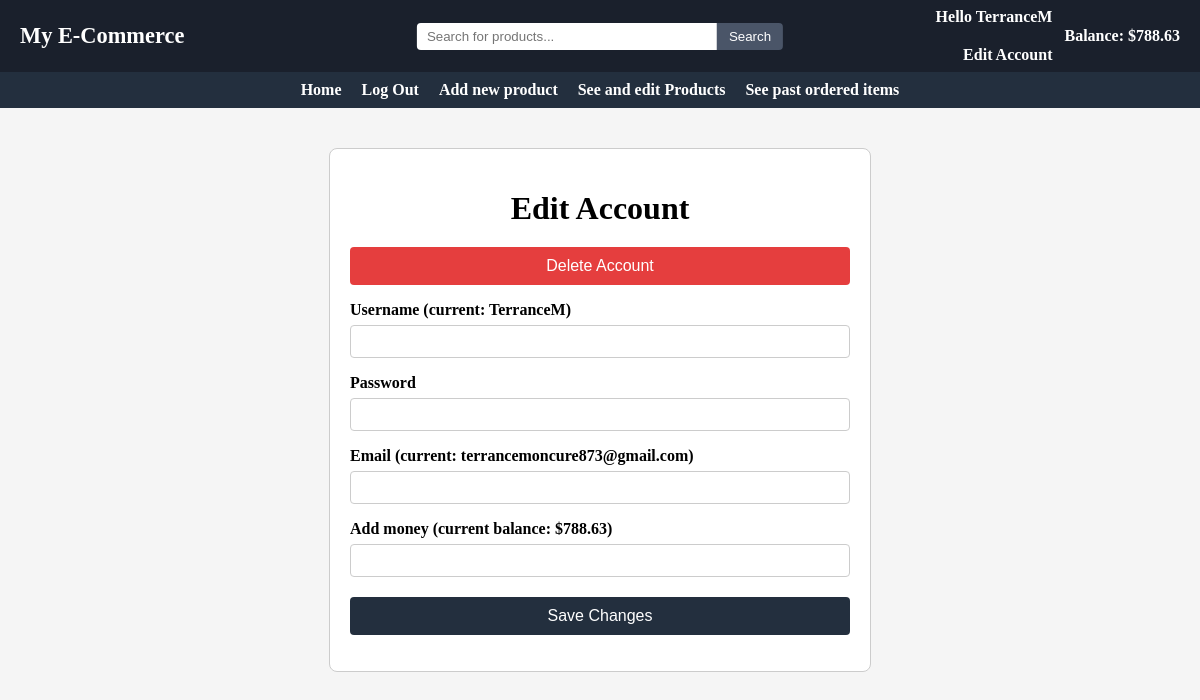
Page /863026096/edit on the earlier database version.
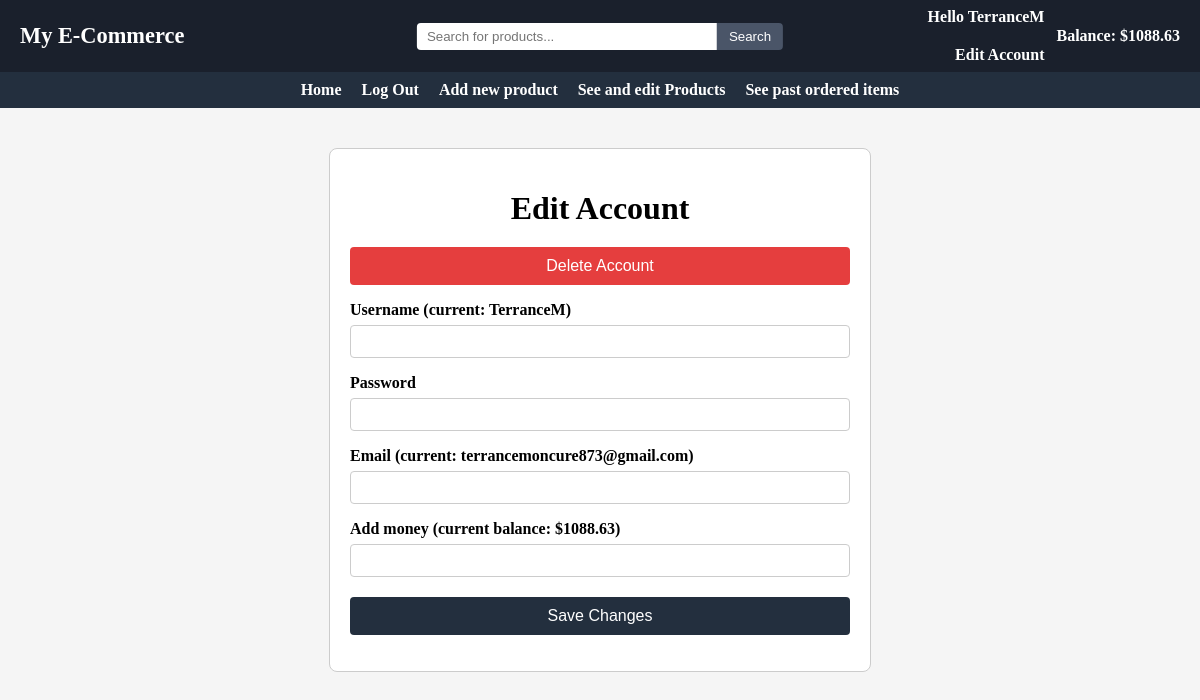
Same page on the later database version.
### main/models.py (models this page shows, shortened)
class User(models.Model):
    userID = models.BigIntegerField(primary_key=True)
    username = models.CharField(max_length=50, unique=True)
    password = models.CharField(max_length=200)
    email = models.EmailField()
    role = models.SmallIntegerField()
    balance = models.FloatField(default=0)
    approved = models.BooleanField(default=False)

### main/views.py (the view)
# urls.py: path("<int:UserID>/edit", views.editAccount, name="edit"),
def editAccount(request, UserID=0):
    userData = 0
    try:
        userData = User.objects.get(userID=UserID)
        if(userData.role == 0):
            messages.add_message(request, messages.SUCCESS, "This account was rejected by an admin. Please create a new account")
            userData.delete()
    except User.DoesNotExist:
        userData = 0
        items = Item.objects.filter(~Q(price=0.0))
        items = items.filter(approved=True).order_by('name')[:20]
        return render(request, "index.html", {"userData": userData, "userID":UserID, "items":items})
    if(userData.role == 0):
        messages.add_message(request, messages.SUCCESS, "This account was rejected by an admin. Please create a new account")
        userData.delete()
    if request.method == "POST":
        form = EditAccount(request.POST)
        if form.is_valid():
            form.full_clean()
            username = request.POST.get("username")
            password = request.POST.get("password")
            email = request.POST.get("email")
            add_money = request.POST.get("add_money")
            oldUsername = userData.username
            if username != "":
                userData.username = username
            if password != "":
                userData.password = password
            if email != "":
                userData.email = email
            if add_money != "":
                userData.balance += round(float(add_money), 2)
            if(User.objects.filter(username=username).exists() and username != oldUsername):
                messages.add_message(request, messages.SUCCESS, "Username taken")
                userData.username = oldUsername
            else:
                userData.save()
                return HttpResponseRedirect("/%i/main" % userData.userID)
    else:
        form = EditAccount(request.POST)
        for fname in ['username', 'email', 'password', 'add_money']:
            if fname in form.fields:
                form.fields[fname].widget.attrs.update({'autocomplete': 'off'})
    return render(request, "editAccount.html", context = {"userData":userData, "form":form})

### main/forms.py
class EditAccount(forms.Form):
    username = forms.CharField(max_length=50, required=False,
                               widget=forms.TextInput(attrs={'autocomplete':'new-username'}))
    password = forms.CharField(max_length=200, required=False,
                               widget=forms.PasswordInput(attrs={'autocomplete':'new-password'}))
    email = forms.EmailField(required=False,
                             widget=forms.EmailInput(attrs={'autocomplete':'off'}))
    add_money = forms.FloatField(required=False,
                                widget=forms.NumberInput(attrs={'autocomplete':'off'}))

### main/templates/editAccount.html (shortened to what this page needs)
{% extends "base.html" %}
{% block content%}
<div class="form-container">
  {%block title%}<h1>Edit Account</h1>{%endblock title%}
  <form method="POST" action="edit/delete" onsubmit="return confirm('Are you sure you want to delete your account? This action cannot be undone.');">
    <button type="submit" class="delete-btn">Delete Account</button>
  </form>
  <form method="POST" action="" autocomplete="off">
    {% for field in form %}
      <div class="form-field">
        <label for="{{ field.id_for_label }}">
          {% if field.name == 'username' %}
            {{ field.label }} (current: {{ userData.username }})
          {% elif field.name == 'email' %}
            {{ field.label }} (current: {{ userData.email }})
          {% elif field.name == 'add_money' %}
            {{ field.label }} (current balance: ${{ userData.balance }})
          {% else %}
            {{ field.label }}
          {% endif %}
        </label>
        {{ field }}
      </div>
    {% endfor %}
    <button type="submit" class="btn">Save Changes</button>
  </form>
</div>
{%endblock content%}

### main/templates/base.html (shortened to what this page needs)
{% load static %}
<link rel="stylesheet" href="{% static 'css/styles.css' %}">
<header class="topbar">
  <div class="topbar-left">
    <h1 class="site-title">My E-Commerce</h1>
  </div>
  <div class="topbar-center">
    <form method="POST" action="/{%if userData.userID and userData.approved%}{{userData.userID}}/{% endif %}search/">
      <input type="text" name="search" placeholder="Search for products..." class="topbar-search"/>
      <button type="submit" name = "searchSubmit" value = "searchSubmit">Search</button>
    </form>
  </div>
  <div class="topbar-right">
    {% if userData.userID and userData.approved %}
      <a href="/{{userData.userID}}/edit" class="user-link">
        <span>Hello {{userData.username}}</span><br/>
        <span>Edit Account</span>
      </a>
      <span class="balance">Balance: ${{userData.balance}}</span>
    {% endif %}
  </div>
</header>
<header class="navbar">
    <nav class="navbar-menu">
        <ul class="nav-list">
            {%if not userData.userID%}
              <li><a href="/">Home</a></li>
              <li><a href="/login">Login</a></li>
              <li><a href="/create">Register</a></li>
            {%else%}
              <li><a href="/{{userData.userID}}/main">Home</a></li>
              <li><a href="/">Log Out</a></li>
                {%if userData.role == 3%}
                    <li><a href="/{{userData.userID}}/auth/users">Authenticate users</a></li>
                    <li><a href="/{{userData.userID}}/auth/items">Authenticate items</a></li>
                    <li><a href="/{{userData.userID}}/auth/monitorUsers">Monitor Users</a></li>
                    <li><a href="/{{userData.userID}}/auth/monitorItems">Monitor Products</a></li>
                    <li><a href="/{{userData.userID}}/auth/orders">Monitor Transactions</a></li>
                {%elif userData.role == 2%}
                    <li><a href="/{{userData.userID}}/sell/makeItem">Add new product</a></li>
                    <li><a href="/{{userData.userID}}/sell/items">See and edit Products</a></li>
                    <li><a href="/{{userData.userID}}/sell/orders">See past ordered items</a></li>
                {%elif userData.role == 1%}
                    <li><a href="/{{userData.userID}}/buy/cart">View Cart</a></li>
                    <li><a href="/{{userData.userID}}/buy/orders">See past orders</a></li>
                {%endif%}
          </ul>
          {%endif%}
    </nav>
  </header>
{%if not userData or userData.approved%}
  {%block content%}
  {%endblock content%}
{%endif%}

Differences in the rows shown:
changed User "TerranceM": balance "788.63" → "1088.63"
Other differences:
new list line: "Add money (current balance: $ ) "
new list line: "1088.63"
list line gone: "Add money (current balance: $ ) "
list line gone: "788.63"
